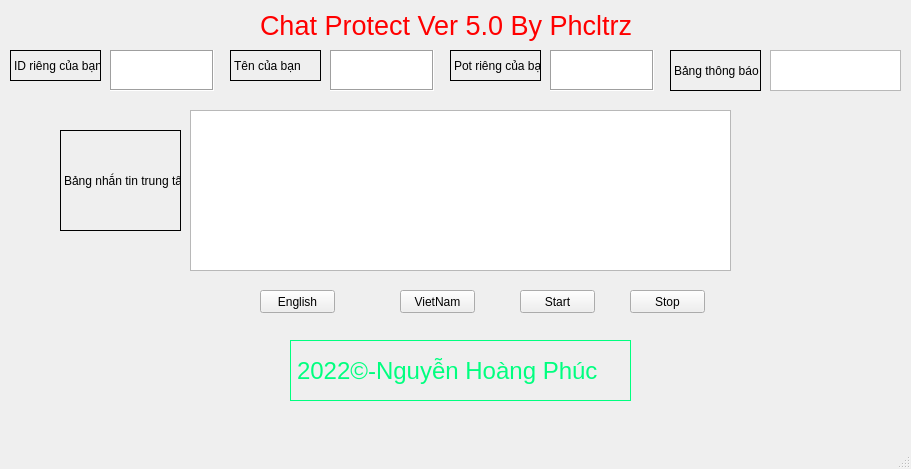
<?xml version="1.0" encoding="UTF-8"?>
<ui version="4.0">
 <class>MainWindow</class>
 <widget class="QMainWindow" name="MainWindow">
  <property name="geometry">
   <rect>
    <x>0</x>
    <y>0</y>
    <width>911</width>
    <height>469</height>
   </rect>
  </property>
  <property name="windowTitle">
   <string>MainWindow</string>
  </property>
  <property name="styleSheet">
   <string notr="true">color: rgb(0, 0, 0);</string>
  </property>
  <widget class="QWidget" name="centralwidget">
   <widget class="QTextEdit" name="ID">
    <property name="geometry">
     <rect>
      <x>110</x>
      <y>50</y>
      <width>104</width>
      <height>41</height>
     </rect>
    </property>
    <property name="contextMenuPolicy">
     <enum>Qt::NoContextMenu</enum>
    </property>
    <property name="toolTipDuration">
     <number>-1</number>
    </property>
    <property name="frameShape">
     <enum>QFrame::Box</enum>
    </property>
   </widget>
   <widget class="QTextEdit" name="Pot">
    <property name="geometry">
     <rect>
      <x>550</x>
      <y>50</y>
      <width>104</width>
      <height>41</height>
     </rect>
    </property>
    <property name="frameShape">
     <enum>QFrame::Box</enum>
    </property>
   </widget>
   <widget class="QLabel" name="label_1">
    <property name="geometry">
     <rect>
      <x>10</x>
      <y>50</y>
      <width>91</width>
      <height>31</height>
     </rect>
    </property>
    <property name="frameShape">
     <enum>QFrame::Box</enum>
    </property>
    <property name="text">
     <string>ID riêng của bạn</string>
    </property>
   </widget>
   <widget class="QLabel" name="label_2">
    <property name="geometry">
     <rect>
      <x>450</x>
      <y>50</y>
      <width>91</width>
      <height>31</height>
     </rect>
    </property>
    <property name="frameShape">
     <enum>QFrame::Box</enum>
    </property>
    <property name="text">
     <string>Pot riêng của bạn</string>
    </property>
   </widget>
   <widget class="QLabel" name="label_7">
    <property name="geometry">
     <rect>
      <x>260</x>
      <y>10</y>
      <width>371</width>
      <height>31</height>
     </rect>
    </property>
    <property name="font">
     <font>
      <pointsize>20</pointsize>
     </font>
    </property>
    <property name="toolTipDuration">
     <number>-5</number>
    </property>
    <property name="styleSheet">
     <string notr="true">color: rgb(255, 0, 0);</string>
    </property>
    <property name="text">
     <string>Chat Protect Ver 5.0 By Phcltrz</string>
    </property>
    <property name="margin">
     <number>0</number>
    </property>
    <property name="indent">
     <number>-10</number>
    </property>
   </widget>
   <widget class="QTextEdit" name="Name">
    <property name="geometry">
     <rect>
      <x>330</x>
      <y>50</y>
      <width>104</width>
      <height>41</height>
     </rect>
    </property>
    <property name="frameShape">
     <enum>QFrame::Box</enum>
    </property>
   </widget>
   <widget class="QLabel" name="label_3">
    <property name="geometry">
     <rect>
      <x>230</x>
      <y>50</y>
      <width>91</width>
      <height>31</height>
     </rect>
    </property>
    <property name="frameShape">
     <enum>QFrame::Box</enum>
    </property>
    <property name="text">
     <string>Tên của bạn</string>
    </property>
   </widget>
   <widget class="QPushButton" name="english">
    <property name="geometry">
     <rect>
      <x>260</x>
      <y>290</y>
      <width>75</width>
      <height>23</height>
     </rect>
    </property>
    <property name="styleSheet">
     <string notr="true">selection-color: rgb(85, 255, 0);</string>
    </property>
    <property name="text">
     <string>English</string>
    </property>
   </widget>
   <widget class="QPushButton" name="vietnam">
    <property name="geometry">
     <rect>
      <x>400</x>
      <y>290</y>
      <width>75</width>
      <height>23</height>
     </rect>
    </property>
    <property name="text">
     <string>VietNam</string>
    </property>
   </widget>
   <widget class="QPushButton" name="start">
    <property name="geometry">
     <rect>
      <x>520</x>
      <y>290</y>
      <width>75</width>
      <height>23</height>
     </rect>
    </property>
    <property name="text">
     <string>Start</string>
    </property>
   </widget>
   <widget class="QPushButton" name="stop">
    <property name="geometry">
     <rect>
      <x>630</x>
      <y>290</y>
      <width>75</width>
      <height>23</height>
     </rect>
    </property>
    <property name="text">
     <string>Stop</string>
    </property>
   </widget>
   <widget class="QLabel" name="label">
    <property name="geometry">
     <rect>
      <x>290</x>
      <y>340</y>
      <width>341</width>
      <height>61</height>
     </rect>
    </property>
    <property name="font">
     <font>
      <pointsize>18</pointsize>
     </font>
    </property>
    <property name="styleSheet">
     <string notr="true">color: rgb(0, 255, 127);
</string>
    </property>
    <property name="frameShape">
     <enum>QFrame::Box</enum>
    </property>
    <property name="text">
     <string>2022©-Nguyễn Hoàng Phúc</string>
    </property>
   </widget>
   <widget class="QLabel" name="label_6">
    <property name="geometry">
     <rect>
      <x>670</x>
      <y>50</y>
      <width>91</width>
      <height>41</height>
     </rect>
    </property>
    <property name="frameShape">
     <enum>QFrame::Box</enum>
    </property>
    <property name="text">
     <string>Bảng thông báo</string>
    </property>
   </widget>
   <widget class="QTextEdit" name="Notice">
    <property name="geometry">
     <rect>
      <x>770</x>
      <y>50</y>
      <width>131</width>
      <height>41</height>
     </rect>
    </property>
   </widget>
   <widget class="QTextEdit" name="Chat">
    <property name="geometry">
     <rect>
      <x>190</x>
      <y>110</y>
      <width>541</width>
      <height>161</height>
     </rect>
    </property>
   </widget>
   <widget class="QLabel" name="label_4">
    <property name="geometry">
     <rect>
      <x>60</x>
      <y>130</y>
      <width>121</width>
      <height>101</height>
     </rect>
    </property>
    <property name="frameShape">
     <enum>QFrame::Box</enum>
    </property>
    <property name="text">
     <string>Bảng nhắn tin trung tâm</string>
    </property>
   </widget>
  </widget>
  <widget class="QMenuBar" name="menubar">
   <property name="geometry">
    <rect>
     <x>0</x>
     <y>0</y>
     <width>911</width>
     <height>21</height>
    </rect>
   </property>
  </widget>
  <widget class="QStatusBar" name="statusbar"/>
 </widget>
 <resources/>
 <connections/>
</ui>
